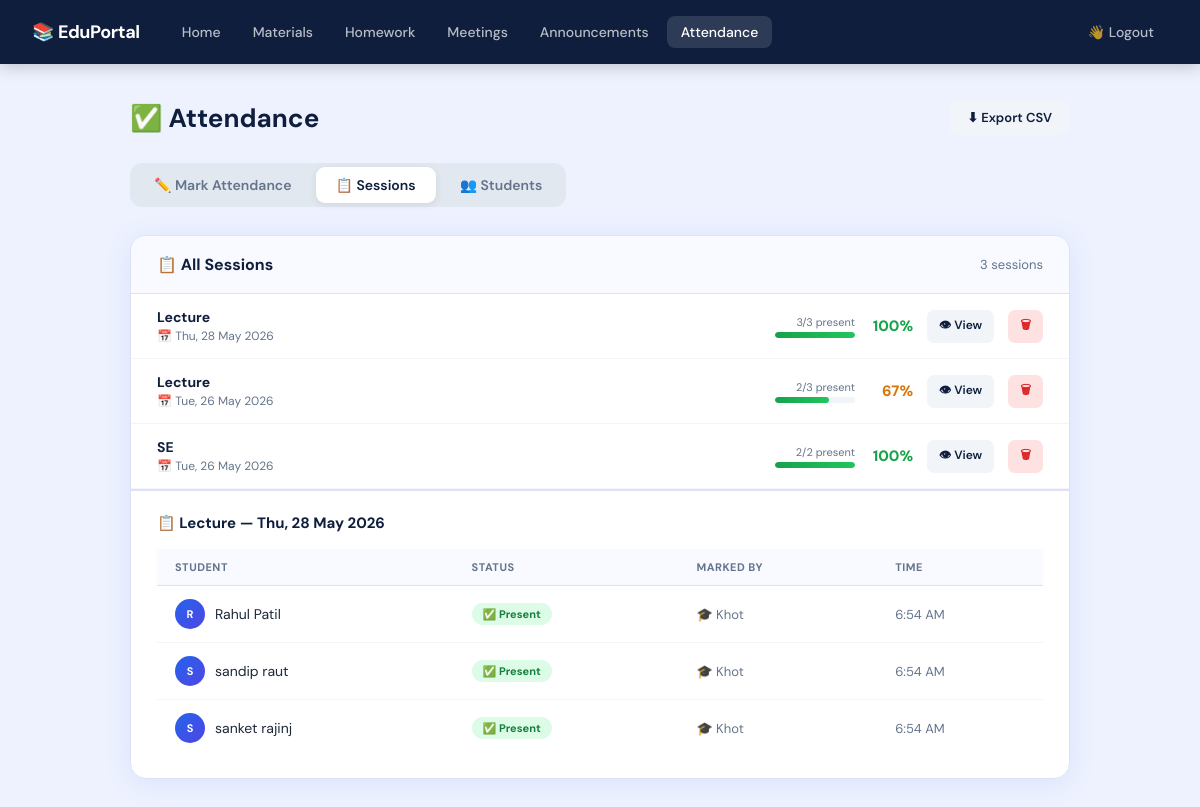
Screenshot of /Backend/attendance.php?date=2026-05-28&label=Lecture (signed in) with the database file from the repository.
### tables this page shows
CREATE TABLE `attendance` (
  `id` int NOT NULL AUTO_INCREMENT,
  `student_id` int NOT NULL,
  `student_name` varchar(100) NOT NULL,
  `class_date` date NOT NULL,
  `class_label` varchar(150) NOT NULL DEFAULT 'Class',
  `status` enum('present','absent') NOT NULL DEFAULT 'present',
  `marked_by` varchar(100) NOT NULL,
  `marked_at` datetime DEFAULT CURRENT_TIMESTAMP,
  `subject_id` int DEFAULT NULL,
  PRIMARY KEY (`id`),
  UNIQUE KEY `unique_att` (`student_id`,`class_date`,`class_label`)
);

### Backend/attendance.php (the view, shortened to what this page needs)
<?php
include("connect.php");
$role      = $_SESSION['role'];
$conn->query("CREATE TABLE IF NOT EXISTS attendance (
    id           INT AUTO_INCREMENT PRIMARY KEY,
    student_id   INT NOT NULL,
    student_name VARCHAR(100) NOT NULL,
    class_date   DATE NOT NULL,
    class_label  VARCHAR(150) NOT NULL DEFAULT 'Class',
    status       ENUM('present','absent') NOT NULL DEFAULT 'present',
    marked_by    VARCHAR(100) NOT NULL,
    marked_at    DATETIME DEFAULT CURRENT_TIMESTAMP,
    UNIQUE KEY unique_att (student_id, class_date, class_label)
)");
$sessions = [];
$sr2 = $conn->query("SELECT class_date, class_label,
                     COUNT(*) AS total,
                     SUM(status='present') AS present_count
                     FROM attendance
                     GROUP BY class_date, class_label
                     ORDER BY class_date DESC, class_label ASC");
while ($r = $sr2->fetch_assoc()) $sessions[] = $r;
$selDate  = $_GET['date']  ?? null;
$selLabel = $_GET['label'] ?? null;
$sessionRecords = [];
if ($role === 'teacher' && $selDate && $selLabel) {
    $sr3 = $conn->prepare("SELECT * FROM attendance WHERE class_date=? AND class_label=? ORDER BY student_name");
    $sr3->bind_param("ss", $selDate, $selLabel);
    $sr3->execute();
    $res = $sr3->get_result();
    while ($r = $res->fetch_assoc()) $sessionRecords[] = $r;
}
?>
<!DOCTYPE html>
<html lang="en">
<head>
</head>
<body>
<nav class="navbar">
  <span class="brand">📚 EduPortal</span>
  <?php if($role==='teacher'): ?>
    <a href="teacher-dashboard.php">Home</a>
    <a href="study-materials.php">Materials</a>
    <a href="homework.php">Homework</a>
    <a href="meetings.php">Meetings</a>
    <a href="announcements.php">Announcements</a>
    <a href="attendance.php" class="active">Attendance</a>
  <?php endif; ?>
  <a href="logout.php">👋 Logout</a>
</nav>
<div class="page">
  <div class="page-header">
    <h1>✅ Attendance</h1>
    <?php if($role==='teacher'): ?>
      <a href="attendance.php?export=1" class="btn btn-ghost">⬇ Export CSV</a>
    <?php endif; ?>
  </div>
<?php if($role==='teacher'): ?>
  <div class="tab-bar">
    <button class="tab-btn active" onclick="switchTab('mark',this)">✏️ Mark Attendance</button>
    <button class="tab-btn" onclick="switchTab('sessions',this)">📋 Sessions</button>
    <button class="tab-btn" onclick="switchTab('students',this)">👥 Students</button>
  </div>
  <div id="tab-sessions" style="display:none">
    <div class="card">
      <div class="card-header">
        <h2>📋 All Sessions</h2>
        <span style="font-size:13px;color:var(--muted)"><?= count($sessions) ?> sessions</span>
      </div>
      <?php if(empty($sessions)): ?>
        <div class="empty"><div class="icon">📭</div><p>No sessions recorded yet.</p></div>
      <?php else: ?>
        <?php foreach($sessions as $sess):
          $pct = $sess['total']>0 ? round(($sess['present_count']/$sess['total'])*100) : 0;
          $col = $pct>=75?'var(--green)':($pct>=50?'#d97706':'var(--red)');
        ?>
        <div class="session-item">
          <div>
            <div style="font-size:14px;font-weight:700;color:var(--navy)"><?= htmlspecialchars($sess['class_label']) ?></div>
            <div style="font-size:12px;color:var(--muted);margin-top:2px">📅 <?= date('D, d M Y', strtotime($sess['class_date'])) ?></div>
          </div>
          <div style="display:flex;align-items:center;gap:14px;flex-wrap:wrap">
            <div>
              <div style="font-size:11px;color:var(--muted);margin-bottom:3px;text-align:right"><?= $sess['present_count'] ?>/<?= $sess['total'] ?> present</div>
              <div class="mini-bar"><div class="mini-fill" style="width:<?= $pct ?>%"></div></div>
            </div>
            <span style="font-size:15px;font-weight:800;color:<?= $col ?>;width:44px;text-align:right"><?= $pct ?>%</span>
            <a href="attendance.php?date=<?= urlencode($sess['class_date']) ?>&label=<?= urlencode($sess['class_label']) ?>"
               class="btn btn-ghost btn-sm" onclick="setTimeout(()=>switchTab('sessions',document.querySelectorAll('.tab-btn')[1]),50)">👁 View</a>
            <form method="POST" onsubmit="return confirm('Delete this entire session?')" style="display:inline">
              <button type="submit" class="btn btn-red-soft btn-sm">🗑</button>
            </form>
          </div>
        </div>
        <?php endforeach; ?>
        <?php if($selDate && $selLabel && !empty($sessionRecords)): ?>
        <div style="padding:22px 26px;border-top:2px solid var(--border)">
          <div style="font-size:15px;font-weight:700;color:var(--navy);margin-bottom:16px">
            📋 <?= htmlspecialchars($selLabel) ?> — <?= date('D, d M Y', strtotime($selDate)) ?>
          </div>
          <table class="tbl">
            <thead><tr><th>Student</th><th>Status</th><th>Marked By</th><th>Time</th></tr></thead>
            <tbody>
              <?php foreach($sessionRecords as $sr): ?>
              <tr>
                <td>
                  <div style="display:flex;align-items:center;gap:10px">
                    <div class="avatar" style="width:30px;height:30px;font-size:11px"><?= strtoupper(substr($sr['student_name'],0,1)) ?></div>
                    <?= htmlspecialchars($sr['student_name']) ?>
                  </div>
                </td>
                <td><span class="pill <?= $sr['status'] ?>"><?= $sr['status']==='present'?'✅':'❌' ?> <?= ucfirst($sr['status']) ?></span></td>
                <td style="color:var(--muted);font-size:13px">🎓 <?= htmlspecialchars($sr['marked_by']) ?></td>
                <td style="color:var(--muted);font-size:13px"><?= date('g:i A', strtotime($sr['marked_at'])) ?></td>
              </tr>
              <?php endforeach; ?>
            </tbody>
          </table>
        </div>
        <?php endif; ?>
      <?php endif; ?>
    </div>
  </div>
<?php endif; ?>
</div>
</body>
</html>

### Backend/attendance.php (style rules this page uses)
*,*::before,*::after { box-sizing:border-box;margin:0;padding:0 }
:root { --navy:#0f1e3d;--blue:#2563eb;--blue2:#1d4ed8;--indigo:#4f46e5; --green:#16a34a;--red:#dc2626; --bg:#eef2ff;--card:#fff;--border:#dde3f5; --text:#1e293b;--muted:#64748b;--radius:16px; --shadow:0 4px 28px rgba(37,99,235,.10); }
body { font-family:'DM Sans',sans-serif;background:var(--bg);color:var(--text);min-height:100vh }
.navbar { background:var(--navy);padding:0 32px;display:flex;align-items:center;height:64px;gap:4px;box-shadow:0 2px 16px rgba(0,0,0,.22) }
.navbar .brand { font-weight:700;font-size:18px;color:#fff;margin-right:24px;letter-spacing:-.4px }
.navbar a { color:rgba(255,255,255,.7);text-decoration:none;font-size:14px;font-weight:500;padding:7px 14px;border-radius:8px;transition:.18s }
.navbar a:hover,.navbar a.active { background:rgba(255,255,255,.13);color:#fff }
.page { max-width:980px;margin:36px auto;padding:0 20px 80px }
.page-header { display:flex;align-items:center;justify-content:space-between;margin-bottom:28px;flex-wrap:wrap;gap:12px }
.page-header h1 { font-size:26px;font-weight:700;color:var(--navy) }
.tab-bar { display:flex;gap:4px;background:#e2e8f0;border-radius:12px;padding:4px;margin-bottom:28px;width:fit-content }
.tab-btn { padding:9px 20px;border-radius:9px;font-size:14px;font-weight:600;color:var(--muted);cursor:pointer;border:none;background:transparent;font-family:'DM Sans',sans-serif;transition:.18s }
.tab-btn.active { background:#fff;color:var(--navy);box-shadow:0 2px 8px rgba(0,0,0,.08) }
.card { background:var(--card);border-radius:var(--radius);box-shadow:var(--shadow);border:1px solid var(--border);overflow:hidden;margin-bottom:24px;animation:fadeUp .35s ease both }
.card-header { padding:18px 26px;border-bottom:1px solid var(--border);display:flex;align-items:center;justify-content:space-between;flex-wrap:wrap;gap:10px;background:#f8faff }
.card-header h2 { font-size:16px;font-weight:700;color:var(--navy) }
.avatar { width:38px;height:38px;border-radius:50%;background:linear-gradient(135deg,var(--blue),var(--indigo));display:flex;align-items:center;justify-content:center;font-size:13px;font-weight:700;color:#fff;flex-shrink:0 }
.btn { display:inline-flex;align-items:center;gap:6px;padding:9px 18px;border-radius:9px;font-size:13px;font-weight:600;border:none;cursor:pointer;transition:.18s;font-family:'DM Sans',sans-serif;text-decoration:none }
.btn-red-soft { background:#fee2e2;color:var(--red) }
.btn-ghost { background:#f1f5f9;color:var(--navy) }
.btn-sm { padding:6px 12px;font-size:12px;border-radius:7px }
.tbl { width:100%;border-collapse:collapse }
.tbl thead th { padding:11px 18px;font-size:11px;font-weight:700;color:var(--muted);text-transform:uppercase;letter-spacing:.5px;background:#f8faff;border-bottom:1px solid var(--border);text-align:left }
.tbl tbody td { padding:13px 18px;font-size:14px;border-bottom:1px solid #f1f5f9;vertical-align:middle }
.tbl tbody tr:last-child td { border-bottom:none }
.pill { display:inline-flex;align-items:center;gap:4px;font-size:11px;font-weight:700;padding:4px 11px;border-radius:20px }
.pill.present { background:#dcfce7;color:#15803d }
.session-item { display:flex;align-items:center;justify-content:space-between;padding:14px 26px;border-bottom:1px solid #f1f5f9;gap:12px;flex-wrap:wrap;transition:.15s }
.mini-bar { height:6px;background:#f1f5f9;border-radius:10px;overflow:hidden;width:80px }
.mini-fill { height:100%;border-radius:10px;background:linear-gradient(90deg,var(--green),#22c55e) }

### rows the page displays
attendance: student_name "R", student_name "Rahul Patil", status "Present", marked_by "Khot", marked_at "6:54 AM"
attendance: student_name "S", student_name "sandip raut", status "Present", marked_by "Khot", marked_at "6:54 AM"
attendance: student_name "S", student_name "sanket rajinj", status "Present", marked_by "Khot", marked_at "6:54 AM"

### other values shown
count($sessions) "3"
$sess['class_label'] "Lecture"
date('D, d M Y', strtotime($sess['class_date'])) "Thu, 28 May 2026"
$sess['present_count'] "3"
$sess['total'] "3"
$pct "100"
date('D, d M Y', strtotime($sess['class_date'])) "Tue, 26 May 2026"
$sess['present_count'] "2"
$pct "67"
$sess['class_label'] "SE"
$sess['total'] "2"
$selLabel "Lecture"
date('D, d M Y', strtotime($selDate)) "Thu, 28 May 2026"
